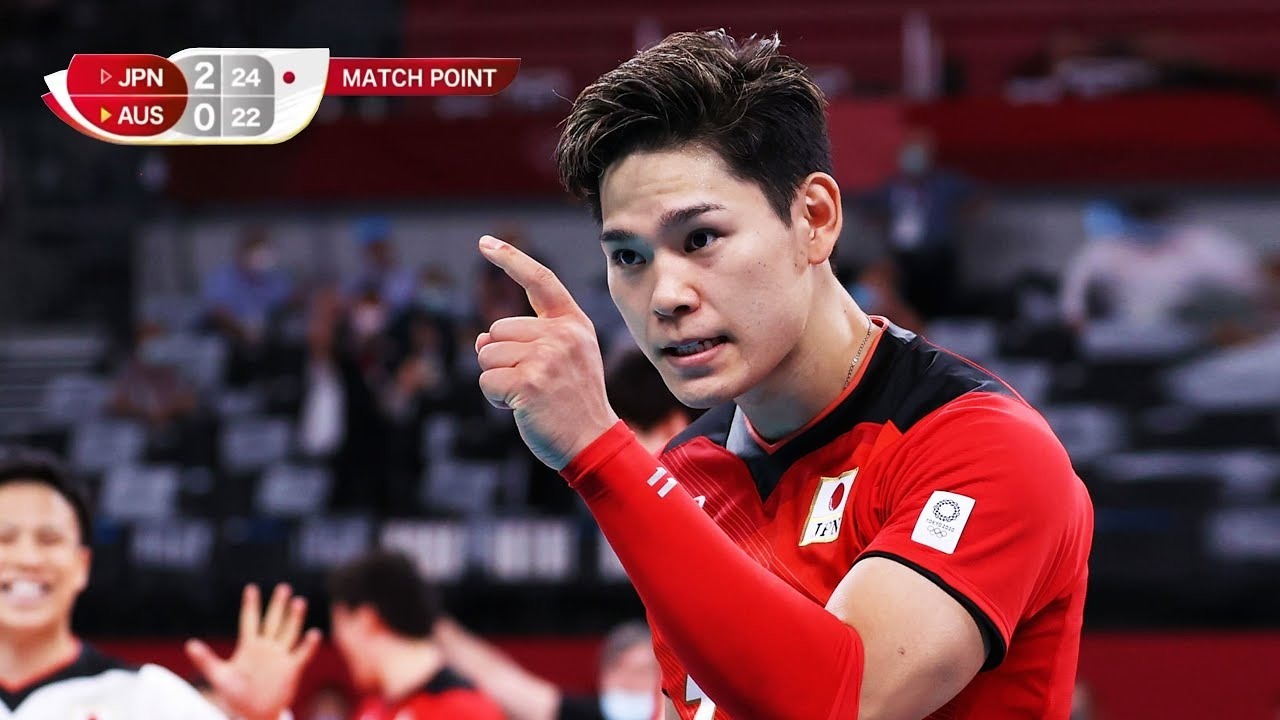
#> input picture image.jpeg, 1280 x 720 px
$ python face_recog1.py
#> lines starting #> are read from the running program, lines starting #| are printed output that depends on the picture; after the words box and inside, x2 and y2 are one past the last pixel; in counts of white or black regions, pixels touching at a corner belong together
import cv2

# Load the Haar Cascade classifier for face detection
face_cascade = cv2.CascadeClassifier('haarcascade_frontalface_default.xml')

# Load the image and convert it to grayscale
img = cv2.imread('image.jpeg')
#> img is the input picture: shape (720, 1280, 3); mean B, G, R 64.1, 56.8, 97.7
gray = cv2.cvtColor(img, cv2.COLOR_BGR2GRAY)
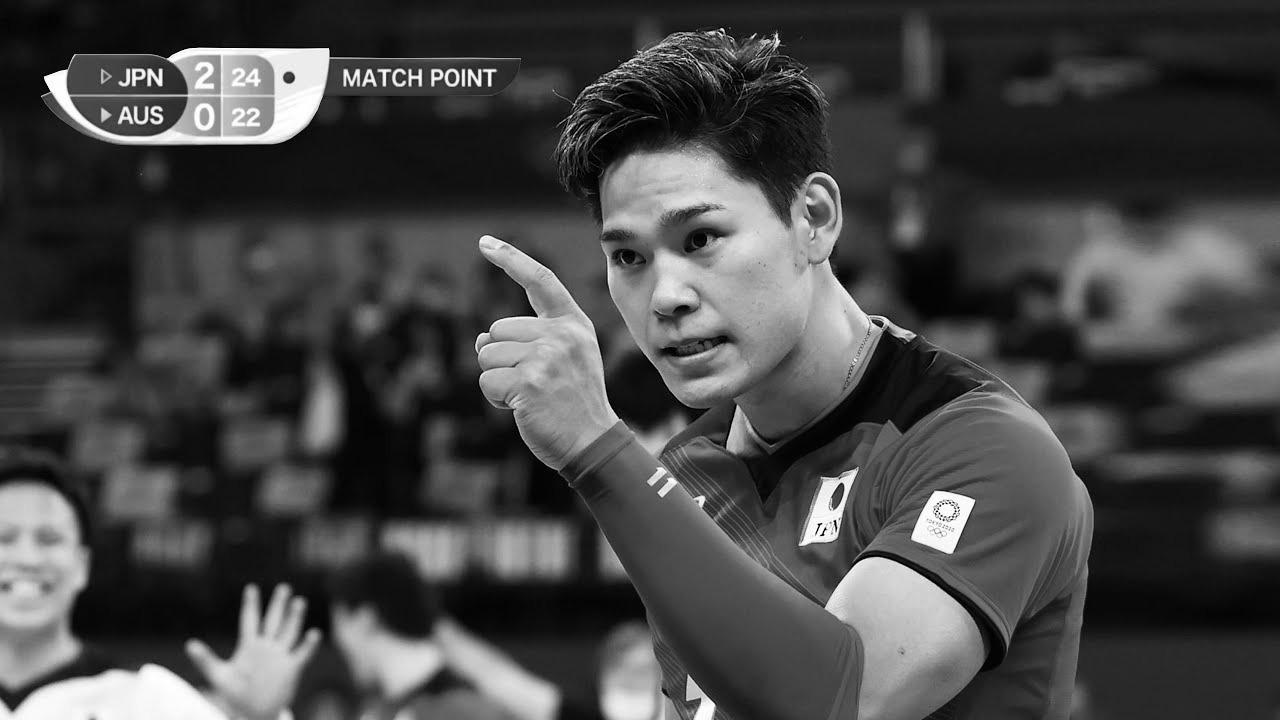
#> gray: shape (720, 1280); min 0, max 255, mean 69.8

# Detect faces in the image using the face cascade classifier
faces = face_cascade.detectMultiScale(gray, scaleFactor=1.1, minNeighbors=5)
#> faces = [[744, 172, 112, 112], [553, 151, 247, 247]]

# Draw a rectangle around each detected face
for (x, y, w, h) in faces:
    cv2.rectangle(img, (x, y), (x+w, y+h), (0, 255, 0), 2)
#> this loop made 2 passes
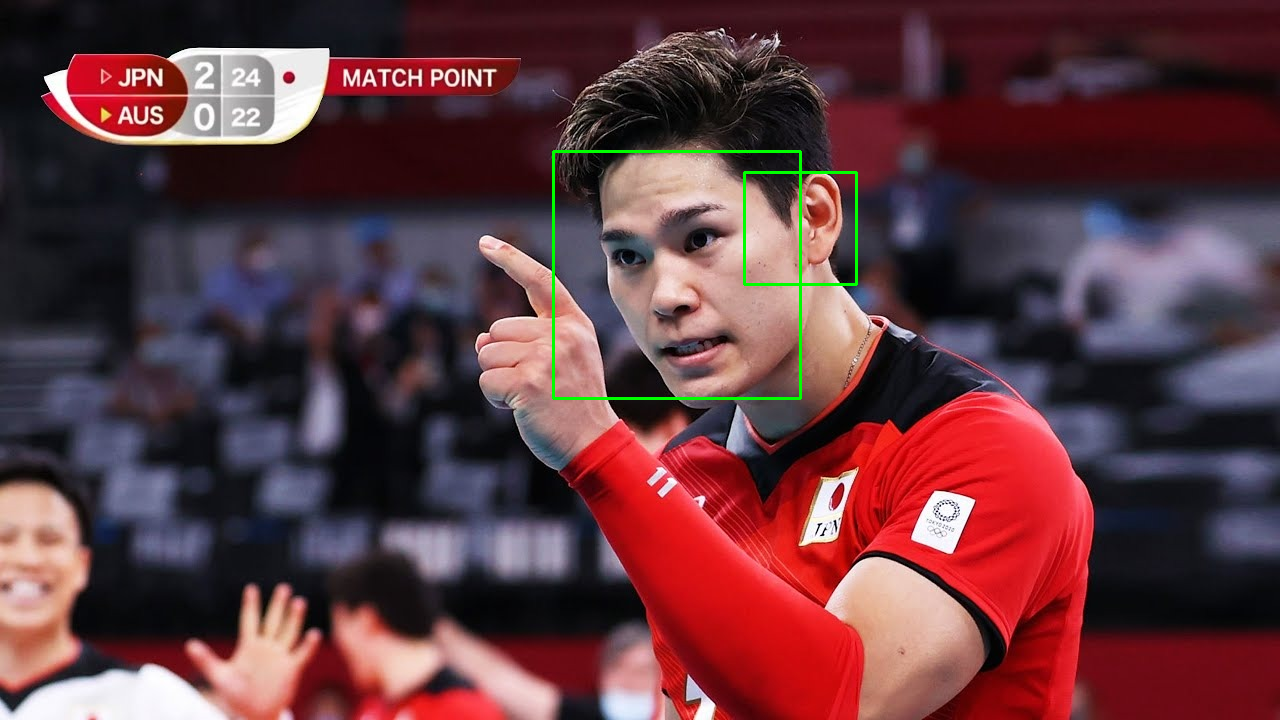
#> img: shape (720, 1280, 3); 0.46% of pixels changed, all inside (x1, y1, x2, y2) = (552, 150, 858, 400)

# Display the image with the detected faces
cv2.imshow('img', img)
cv2.waitKey()
cv2.destroyAllWindows()
